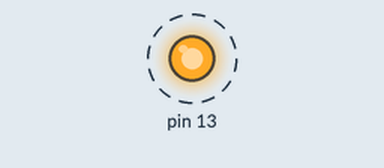
The sketch below on a simulated Arduino Uno, built with avr-gcc and run on an emulated ATmega328P. Shown: output pins drawn as LEDs (lit = HIGH). Dashed ring = blinking.

Above: at 0.5 s.
Timing chart, 0 to 4.6 s (numbered marks = the images above):
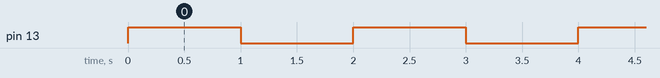

The sketch:

BlinkC.ino
```cpp
// (licence header left out)
#include <util/delay.h>  // liberia delay

/**********************************************************************************************************
 *  Nombre:      Loop
 *  Retorna:     Nada
 *  Parametros:  Nada
 *  Descripcion: Loop general.
 **********************************************************************************************************/

int main(void) {

  DDRB = 0b00100000; // bit 5 puerto B como salida

  while (1) {
     PORTB = 0b00100000; // bit 5 puerto B en alto
     _delay_ms(1000);
   	 PORTB = 0b00000000; // bit 5 puerto B en bajo
  	 _delay_ms(1000);
  }
  return (0);
}
```

Measured:
- by itself, pin 13: alternates HIGH for 1.0 s and LOW for 1.0 s
